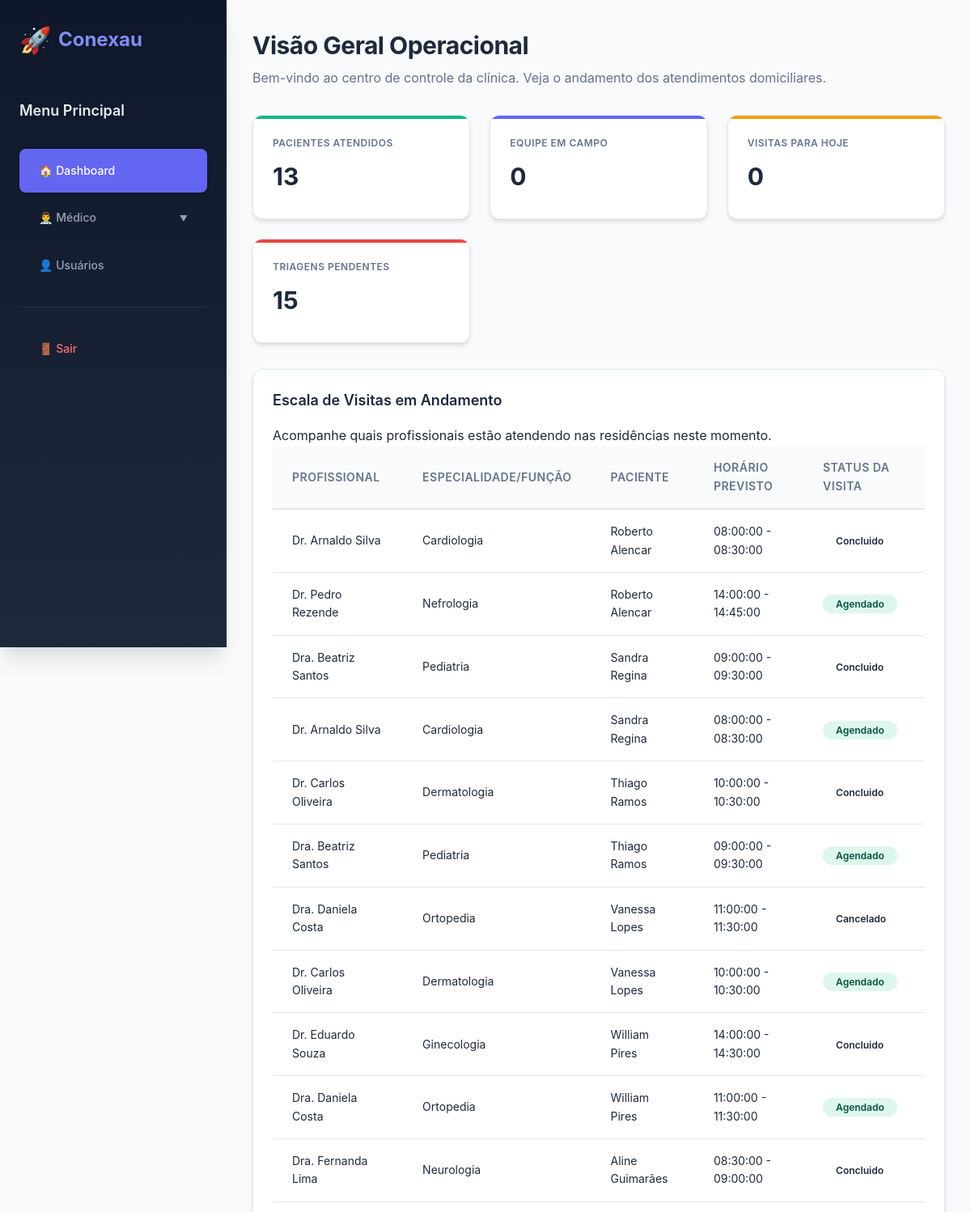
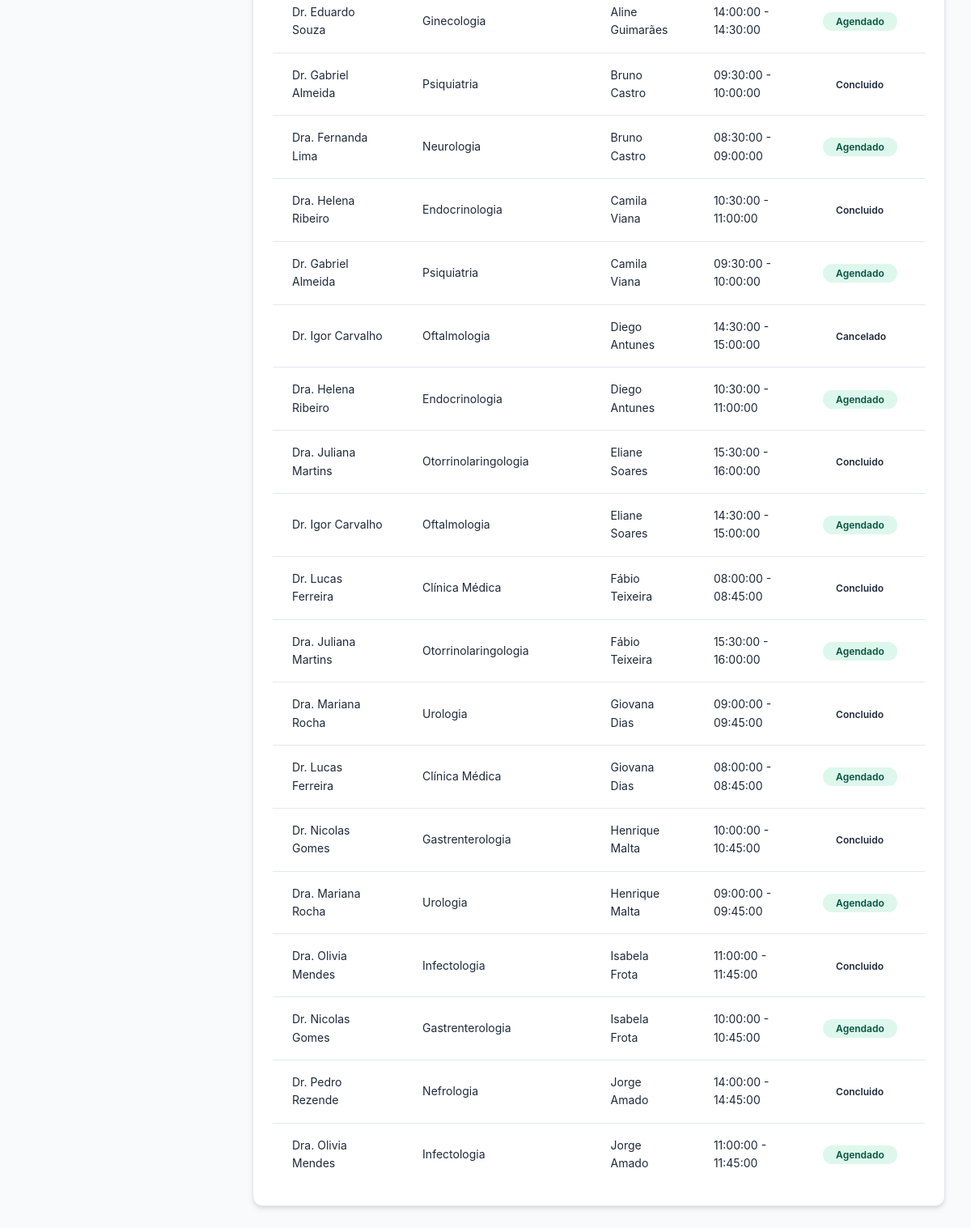
/index.php?controller=painel&action=index (signed in), run on the app's committed database (2 pictures, top to bottom).
### tables this page shows
CREATE TABLE tbl_agendamento (
  id bigint NOT NULL AUTO_INCREMENT,
  data_agendamento date NOT NULL,
  horario_inicio time NOT NULL,
  horario_fim time NOT NULL,
  status enum('agendado','em_andamento', 'pendente', 'concluido','cancelado') DEFAULT 'pendente',
  criado_em timestamp DEFAULT current_timestamp(),
  fk_profissional bigint NOT NULL,
  fk_paciente bigint NOT NULL,
  PRIMARY KEY (id),
  FOREIGN KEY (fk_profissional) REFERENCES tbl_profissional(id),
  FOREIGN KEY (fk_paciente) REFERENCES tbl_paciente(id)
);

CREATE TABLE tbl_usuario (
  id bigint NOT NULL AUTO_INCREMENT,
  nome varchar(100) NOT NULL,
  email varchar(50) UNIQUE NOT NULL,
  senha varchar(255) NOT NULL,
  perfil varchar(50) NOT NULL,
  status varchar(50) NOT NULL DEFAULT 'ativo',
  PRIMARY KEY (id)
);

CREATE TABLE tbl_profissional (
  id bigint(11) NOT NULL AUTO_INCREMENT,
  especialidade varchar(150) NOT NULL,
  numero_registro varchar(100) NOT NULL,
  criado_em timestamp DEFAULT current_timestamp(),
  fk_usuario bigint NOT NULL,
  PRIMARY KEY (id),
  FOREIGN KEY (fk_usuario) REFERENCES tbl_usuario(id)
);

### app/config/Env.php (called while the page is built, shortened)
<?php
class Env {
    public static function load(string $path = null): void {
        $path = $path ?? __DIR__ . '/../../.env';
        if (!file_exists($path)) {
            return;
        }
    }
}

### app/config/Config.php (called while the page is built, shortened)
<?php
class Config {
    private static array $config = [];
    private static function load(): void {
        require_once __DIR__ . '/Env.php';
        self::$config['db'] = [
            'host' => getenv('DB_HOST') ?: 'localhost',
            'dbname' => getenv('DB_NAME') ?: 'conexau',
            'username' => getenv('DB_USER') ?: 'root',
            'password' => getenv('DB_PASS') ?: '',
            'charset' => 'utf8mb4'
        ];
        self::$config['session'] = [
            'name' => getenv('SESSION_NAME') ?: Constants::SESSION_NAME,
            'lifetime' => (int)(getenv('SESSION_LIFETIME') ?: Constants::SESSION_LIFETIME),
            'path' => '/',
            'domain' => getenv('SESSION_DOMAIN') ?: '',
            'secure' => getenv('SESSION_SECURE') === 'true',
            'httponly' => true,
            'samesite' => 'Strict'
        ];
        self::$config['security'] = [
            'csrf_token_lifetime' => 3600,
            'password_min_length' => 8,
            'password_require_special' => true,
            'password_require_number' => true,
            'password_require_uppercase' => true,
            'max_login_attempts' => 5,
            'login_lockout_time' => 900
        ];
        self::$config['ai'] = [
            'groq_api_key' => getenv('GROQ_API_KEY') ?: '',
            'groq_model' => getenv('GROQ_MODEL') ?: 'llama-3.1-8b-instant',
            'openai_api_key' => getenv('OPENAI_API_KEY') ?: '',
            'openai_model' => 'gpt-4o-mini',
            'timeout' => 30
        ];
        self::$config['cache'] = [
            'enabled' => getenv('CACHE_ENABLED') === 'true',
            'driver' => getenv('CACHE_DRIVER') ?: 'file',
            'prefix' => 'conexau_',
            'default_lifetime' => Constants::CACHE_LIFETIME_MEDIUM
        ];
        self::$config['logging'] = [
            'enabled' => getenv('LOGGING_ENABLED') !== 'false',
            'level' => getenv('LOG_LEVEL') ?: Constants::LOG_LEVEL_INFO,
            'path' => __DIR__ . '/../../logs',
            'filename' => 'app.log',
            'max_files' => 30
        ];
        self::$config['app'] = [
            'name' => 'Conexau',
            'version' => '1.0.0',
            'environment' => getenv('APP_ENV') ?: 'development',
            'debug' => getenv('APP_DEBUG') !== 'false',
            'timezone' => 'America/Sao_Paulo',
            'locale' => 'pt_BR'
        ];
        self::$config['mail'] = [
            'host' => getenv('MAIL_HOST') ?: 'smtp.gmail.com',
            'port' => (int)(getenv('MAIL_PORT') ?: 587),
            'username' => getenv('MAIL_USERNAME') ?: '',
            'password' => getenv('MAIL_PASSWORD') ?: '',
            'encryption' => getenv('MAIL_ENCRYPTION') ?: 'tls',
            'from_address' => getenv('MAIL_FROM_ADDRESS') ?: 'noreply@conexau.com',
            'from_name' => getenv('MAIL_FROM_NAME') ?: 'Conexau'
        ];
        self::$config['upload'] = [
            'max_size' => 5 * 1024 * 1024,
            'allowed_types' => ['jpg', 'jpeg', 'png', 'pdf', 'doc', 'docx'],
            'path' => __DIR__ . '/../../public/uploads'
        ];
    }
    public static function get(string $key, $default = null) {
        $keys = explode('.', $key);
        $value = self::$config;
        foreach ($keys as $k) {
            $value = $value[$k];
        }
        return $value;
    }
}

### app/middleware/Session.php (called while the page is built, shortened)
<?php
class Session {
    private static bool $started = false;
    public static function start(): void {
        if (self::$started) {
            return;
        }
        $config = Config::get('session');
        self::$started = true;
    }
    public static function has(string $key): bool {
        return isset($_SESSION[$key]);
    }
}

### config/Database.php (called while the page is built)
<?php
class Database {
    private static $host = "localhost";
    private static $dbname = "conexau";
    private static $user = "root";
    private static $pass = "";
    private static $conexao = null;
    public static function getConnection() {
        if (self::$conexao === null) {
            try {
                self::$conexao = new PDO(
                    "mysql:host=" . self::$host . ";dbname=" . self::$dbname . ";charset=utf8",
                    self::$user,
                    self::$pass,
                    [
                        PDO::ATTR_ERRMODE => PDO::ERRMODE_EXCEPTION,
                        PDO::ATTR_DEFAULT_FETCH_MODE => PDO::FETCH_ASSOC
                    ]
                );
            } catch (PDOException $e) {
                die("Erro na conexão com o banco de dados: " . $e->getMessage());
            }
        }
        return self::$conexao;
    }
}

### app/controllers/PainelController.php (called while the page is built, shortened)
<?php
require_once __DIR__ . '/../config/Config.php';
require_once __DIR__ . '/../middleware/Session.php';
require_once dirname(__DIR__, 2) . '/app/models/Painel.php';
class PainelController {
    private $model;
    public function __construct() {
        $this->model = new Painel();
    }
    public function index() {
        $estatisticas = $this->model->getEstatisticaPainel();
        $escalaVisitas = $this->model->getEscalaDoDia();
        require_once __DIR__ . '/../views/painel/index.php';
    }
}

### app/models/Model.php (called while the page is built, shortened)
<?php
require_once __DIR__ . '/../../config/Database.php';
abstract class Model {
    public function __construct() {
        $this->db = Database::getConnection();
    }
}

### app/models/Painel.php (called while the page is built)
<?php
require_once __DIR__ . '/Model.php';
class Painel extends Model {
    public function getEstatisticaPainel(): array {
        $totalPacientesAtendidos = $this->db->query("SELECT COUNT(*) FROM tbl_visita WHERE status = 'concluido'")->fetchColumn();
        $equipeEmCampo = $this->db->query("SELECT COUNT(DISTINCT fk_profissional) FROM tbl_visita WHERE status = 'em_andamento'")->fetchColumn();
        $visitasHoje = $this->db->query("SELECT COUNT(*) FROM tbl_visita WHERE DATE(horario_inicio) = CURDATE()")->fetchColumn();
        $triagensPendentes = $this->db->query("SELECT COUNT(*) FROM tbl_triagem WHERE status = 'pendente'")->fetchColumn();
        return [
            'pacientes_atendidos' => (int)$totalPacientesAtendidos,
            'equipe_campo'        => (int)$equipeEmCampo,
            'visitas_hoje'        => (int)$visitasHoje,
            'triagens_pendentes'  => (int)$triagensPendentes
        ];
    }
    public function getEscalaDoDia(): array {
        $sql = "SELECT
            a.id AS agendamento_id,
            a.data_agendamento,
            a.horario_inicio,
            a.horario_fim,
            a.status,
            u_prof.nome AS profissional_nome,
            prof.especialidade,
            u_pac.nome AS paciente_nome
            FROM tbl_agendamento AS a
            JOIN tbl_profissional AS prof ON a.fk_profissional = prof.id
            JOIN tbl_usuario AS u_prof ON prof.fk_usuario = u_prof.id
            JOIN tbl_paciente AS pac ON a.fk_paciente = pac.id
            JOIN tbl_usuario AS u_pac ON pac.fk_usuario = u_pac.id";
        $stmt = $this->db->query($sql);
        return $stmt->fetchAll(PDO::FETCH_ASSOC);
    }
}

### app/views/painel/index.php (the view, shortened to what this page needs)
<!DOCTYPE html>
<html lang="pt-br">
<head>
    <link rel="stylesheet" href="public/Assets/css/app.css">
</head>
<body>
    <?php include 'app/views/header.php'; ?>
    <div class="main-container">
        <header>
            <h1>Visão Geral Operacional</h1>
            <p>Bem-vindo ao centro de controle da clínica. Veja o andamento dos atendimentos domiciliares.</p>
        </header>
        <div class="metrics-grid">
            <div class="metric-card success">
                <div class="metric-label">Pacientes Atendidos</div>
                <div class="metric-value"><?= (int)$estatisticas['pacientes_atendidos'] ?></div>
            </div>
            <div class="metric-card primary">
                <div class="metric-label">Equipe em Campo</div>
                <div class="metric-value"><?= (int)$estatisticas['equipe_campo'] ?></div>
            </div>
            <div class="metric-card warning">
                <div class="metric-label">Visitas para Hoje</div>
                <div class="metric-value"><?= (int)$estatisticas['visitas_hoje'] ?></div>
            </div>
            <div class="metric-card error">
                <div class="metric-label">Triagens Pendentes</div>
                <div class="metric-value"><?= (int)$estatisticas['triagens_pendentes'] ?></div>
            </div>
        </div>
        <div class="table-container">
            <h2>Escala de Visitas em Andamento</h2>
            <p>Acompanhe quais profissionais estão atendendo nas residências neste momento.</p>
            <table>
                <thead>
                    <tr>
                        <th>Profissional</th>
                        <th>Especialidade/Função</th>
                        <th>Paciente</th>
                        <th>Horário Previsto</th>
                        <th>Status da Visita</th>
                    </tr>
                </thead>
                <tbody>
                    <?php if (empty($escalaVisitas)): ?>
                        <tr>
                            <td colspan="5" class="sem-dados">
                                Nenhuma visita em andamento ou agendada para hoje.
                            </td>
                        </tr>
                    <?php else: ?>
                        <?php foreach ($escalaVisitas as $v): ?>
                            <tr>
                                <td><?= htmlspecialchars($v['profissional_nome'], ENT_QUOTES, 'UTF-8') ?></td>
                                <td><?= htmlspecialchars($v['especialidade'], ENT_QUOTES, 'UTF-8') ?></td>
                                <td><?= htmlspecialchars($v['paciente_nome'], ENT_QUOTES, 'UTF-8') ?></td>
                                <td>
                                    <?= htmlspecialchars($v['horario_inicio'], ENT_QUOTES, 'UTF-8') ?> - <?= htmlspecialchars($v['horario_fim'], ENT_QUOTES, 'UTF-8') ?>
                                </td>
                                <td>
                                    <?php if ($v['status'] === 'em_andamento'): ?>
                                        <span class="status-table pendente">Em Atendimento</span>
                                    <?php elseif ($v['status'] === 'agendado'): ?>
                                        <span class="status-table agendado">Agendado</span>
                                    <?php else: ?>
                                        <span class="status-table"><?= htmlspecialchars($v['status'], ENT_QUOTES, 'UTF-8') ?></span>
                                    <?php endif; ?>
                                </td>
                            </tr>
                        <?php endforeach; ?>
                    <?php endif; ?>
                </tbody>
            </table>
        </div>
    </div>
</body>
</html>

### index.php (shortened to what this page needs)
<?php
$controllerParam = $_GET['controller'] ?? 'login';
$actionParam     = $_GET['action']     ?? 'index';
$controllerBase = ucfirst(strtolower($controllerParam));
$controllerName = $controllerBase . 'Controller';
$controllerFile = __DIR__ . '/app/controllers/' . $controllerName . '.php';
if (file_exists($controllerFile)) {
    if (class_exists($controllerName)) {
        $controllerInstance = new $controllerName();
        if (method_exists($controllerInstance, $actionParam)) {
            $controllerInstance->$actionParam();
        } else {
            die("Erro: A ação '{$actionParam}' não existe no controlador {$controllerName}.");
        }
    } else {
        die("Erro: O arquivo existe, mas a classe dentro dele precisa se chamar exatamente: <strong>{$controllerName}</strong>");
    }
} else {
    die("Erro: O arquivo do controlador não foi encontrado em: {$controllerFile}");
}

### app/views/header.php (shortened to what this page needs)
<?php
$paginaAtual = $_GET['controller'] ?? 'painel';
$perfil = $_SESSION['usuario_perfil'] ?? '';
?>
<link rel="stylesheet" href="public/Assets/css/app.css">
<nav class="sidebar" id="sidebar">
    <div class="logo">
        <span class="logo-icon">🚀</span>
        <span>Conexau</span>
    </div>
    <div class="titulo-side">Menu Principal</div>
    <a class="item <?= ($paginaAtual == 'painel') ? 'active' : '' ?>"
       href="index.php?controller=painel&action=index">🏠 Dashboard</a>
    <?php if ($perfil === 'admin' || $perfil === 'medico'): ?>
    <div class="menu-item">
        <div class="item has-submenu <?= ($paginaAtual == 'Medico') ? 'active' : '' ?>"
             onclick="toggleSubmenu('medico-submenu')">👨‍⚕️ Médico</div>
    </div>
    <?php endif; ?>
    <a class="item <?= ($paginaAtual == 'usuario') ? 'active' : '' ?>"
       href="index.php?controller=usuario&action=index">👤 Usuários</a>
    <div class="menu-separator"></div>
    <a class="item logout" href="index.php?controller=login&action=sair">🚪 Sair</a>
</nav>

### data on the page
tbl_agendamento: tbl_usuario.nome "Dr. Arnaldo Silva", fk_profissional.especialidade "Cardiologia", tbl_usuario.nome "Roberto Alencar", horario_inicio "08:00:00", horario_fim "08:30:00", status "Concluido"
tbl_agendamento: tbl_usuario.nome "Dr. Pedro Rezende", fk_profissional.especialidade "Nefrologia", tbl_usuario.nome "Roberto Alencar", horario_inicio "14:00:00", horario_fim "14:45:00", status "Agendado"
tbl_agendamento: tbl_usuario.nome "Dra. Beatriz Santos", fk_profissional.especialidade "Pediatria", tbl_usuario.nome "Sandra Regina", horario_inicio "09:00:00", horario_fim "09:30:00", status "Concluido"
tbl_agendamento: tbl_usuario.nome "Dr. Arnaldo Silva", fk_profissional.especialidade "Cardiologia", tbl_usuario.nome "Sandra Regina", horario_inicio "08:00:00", horario_fim "08:30:00", status "Agendado"
tbl_agendamento: tbl_usuario.nome "Dr. Carlos Oliveira", fk_profissional.especialidade "Dermatologia", tbl_usuario.nome "Thiago Ramos", horario_inicio "10:00:00", horario_fim "10:30:00", status "Concluido"
tbl_agendamento: tbl_usuario.nome "Dra. Beatriz Santos", fk_profissional.especialidade "Pediatria", tbl_usuario.nome "Thiago Ramos", horario_inicio "09:00:00", horario_fim "09:30:00", status "Agendado"
tbl_agendamento: tbl_usuario.nome "Dra. Daniela Costa", fk_profissional.especialidade "Ortopedia", tbl_usuario.nome "Vanessa Lopes", horario_inicio "11:00:00", horario_fim "11:30:00", status "Cancelado"
tbl_agendamento: tbl_usuario.nome "Dr. Carlos Oliveira", fk_profissional.especialidade "Dermatologia", tbl_usuario.nome "Vanessa Lopes", horario_inicio "10:00:00", horario_fim "10:30:00", status "Agendado"
tbl_agendamento: tbl_usuario.nome "Dr. Eduardo Souza", fk_profissional.especialidade "Ginecologia", tbl_usuario.nome "William Pires", horario_inicio "14:00:00", horario_fim "14:30:00", status "Concluido"
tbl_agendamento: tbl_usuario.nome "Dra. Daniela Costa", fk_profissional.especialidade "Ortopedia", tbl_usuario.nome "William Pires", horario_inicio "11:00:00", horario_fim "11:30:00", status "Agendado"
tbl_agendamento: tbl_usuario.nome "Dra. Fernanda Lima", fk_profissional.especialidade "Neurologia", tbl_usuario.nome "Aline Guimarães", horario_inicio "08:30:00", horario_fim "09:00:00", status "Concluido"
tbl_agendamento: tbl_usuario.nome "Dr. Eduardo Souza", fk_profissional.especialidade "Ginecologia", tbl_usuario.nome "Aline Guimarães", horario_inicio "14:00:00", horario_fim "14:30:00", status "Agendado"
tbl_agendamento: tbl_usuario.nome "Dr. Gabriel Almeida", fk_profissional.especialidade "Psiquiatria", tbl_usuario.nome "Bruno Castro", horario_inicio "09:30:00", horario_fim "10:00:00", status "Concluido"
tbl_agendamento: tbl_usuario.nome "Dra. Fernanda Lima", fk_profissional.especialidade "Neurologia", tbl_usuario.nome "Bruno Castro", horario_inicio "08:30:00", horario_fim "09:00:00", status "Agendado"
tbl_agendamento: tbl_usuario.nome "Dra. Helena Ribeiro", fk_profissional.especialidade "Endocrinologia", tbl_usuario.nome "Camila Viana", horario_inicio "10:30:00", horario_fim "11:00:00", status "Concluido"
tbl_agendamento: tbl_usuario.nome "Dr. Gabriel Almeida", fk_profissional.especialidade "Psiquiatria", tbl_usuario.nome "Camila Viana", horario_inicio "09:30:00", horario_fim "10:00:00", status "Agendado"
tbl_agendamento: tbl_usuario.nome "Dr. Igor Carvalho", fk_profissional.especialidade "Oftalmologia", tbl_usuario.nome "Diego Antunes", horario_inicio "14:30:00", horario_fim "15:00:00", status "Cancelado"
tbl_agendamento: tbl_usuario.nome "Dra. Helena Ribeiro", fk_profissional.especialidade "Endocrinologia", tbl_usuario.nome "Diego Antunes", horario_inicio "10:30:00", horario_fim "11:00:00", status "Agendado"
tbl_agendamento: tbl_usuario.nome "Dra. Juliana Martins", fk_profissional.especialidade "Otorrinolaringologia", tbl_usuario.nome "Eliane Soares", horario_inicio "15:30:00", horario_fim "16:00:00", status "Concluido"
tbl_agendamento: tbl_usuario.nome "Dr. Igor Carvalho", fk_profissional.especialidade "Oftalmologia", tbl_usuario.nome "Eliane Soares", horario_inicio "14:30:00", horario_fim "15:00:00", status "Agendado"
tbl_agendamento: tbl_usuario.nome "Dr. Lucas Ferreira", fk_profissional.especialidade "Clínica Médica", tbl_usuario.nome "Fábio Teixeira", horario_inicio "08:00:00", horario_fim "08:45:00", status "Concluido"
tbl_agendamento: tbl_usuario.nome "Dra. Juliana Martins", fk_profissional.especialidade "Otorrinolaringologia", tbl_usuario.nome "Fábio Teixeira", horario_inicio "15:30:00", horario_fim "16:00:00", status "Agendado"
tbl_agendamento: tbl_usuario.nome "Dra. Mariana Rocha", fk_profissional.especialidade "Urologia", tbl_usuario.nome "Giovana Dias", horario_inicio "09:00:00", horario_fim "09:45:00", status "Concluido"
tbl_agendamento: tbl_usuario.nome "Dr. Lucas Ferreira", fk_profissional.especialidade "Clínica Médica", tbl_usuario.nome "Giovana Dias", horario_inicio "08:00:00", horario_fim "08:45:00", status "Agendado"
tbl_agendamento: tbl_usuario.nome "Dr. Nicolas Gomes", fk_profissional.especialidade "Gastrenterologia", tbl_usuario.nome "Henrique Malta", horario_inicio "10:00:00", horario_fim "10:45:00", status "Concluido"
tbl_agendamento: tbl_usuario.nome "Dra. Mariana Rocha", fk_profissional.especialidade "Urologia", tbl_usuario.nome "Henrique Malta", horario_inicio "09:00:00", horario_fim "09:45:00", status "Agendado"
tbl_agendamento: tbl_usuario.nome "Dra. Olivia Mendes", fk_profissional.especialidade "Infectologia", tbl_usuario.nome "Isabela Frota", horario_inicio "11:00:00", horario_fim "11:45:00", status "Concluido"
tbl_agendamento: tbl_usuario.nome "Dr. Nicolas Gomes", fk_profissional.especialidade "Gastrenterologia", tbl_usuario.nome "Isabela Frota", horario_inicio "10:00:00", horario_fim "10:45:00", status "Agendado"
tbl_agendamento: tbl_usuario.nome "Dr. Pedro Rezende", fk_profissional.especialidade "Nefrologia", tbl_usuario.nome "Jorge Amado", horario_inicio "14:00:00", horario_fim "14:45:00", status "Concluido"
tbl_agendamento: tbl_usuario.nome "Dra. Olivia Mendes", fk_profissional.especialidade "Infectologia", tbl_usuario.nome "Jorge Amado", horario_inicio "11:00:00", horario_fim "11:45:00", status "Agendado"

### other printed values
$estatisticas['pacientes_atendidos'] "13"
$estatisticas['equipe_campo'] "0"
$estatisticas['visitas_hoje'] "0"
$estatisticas['triagens_pendentes'] "15"
